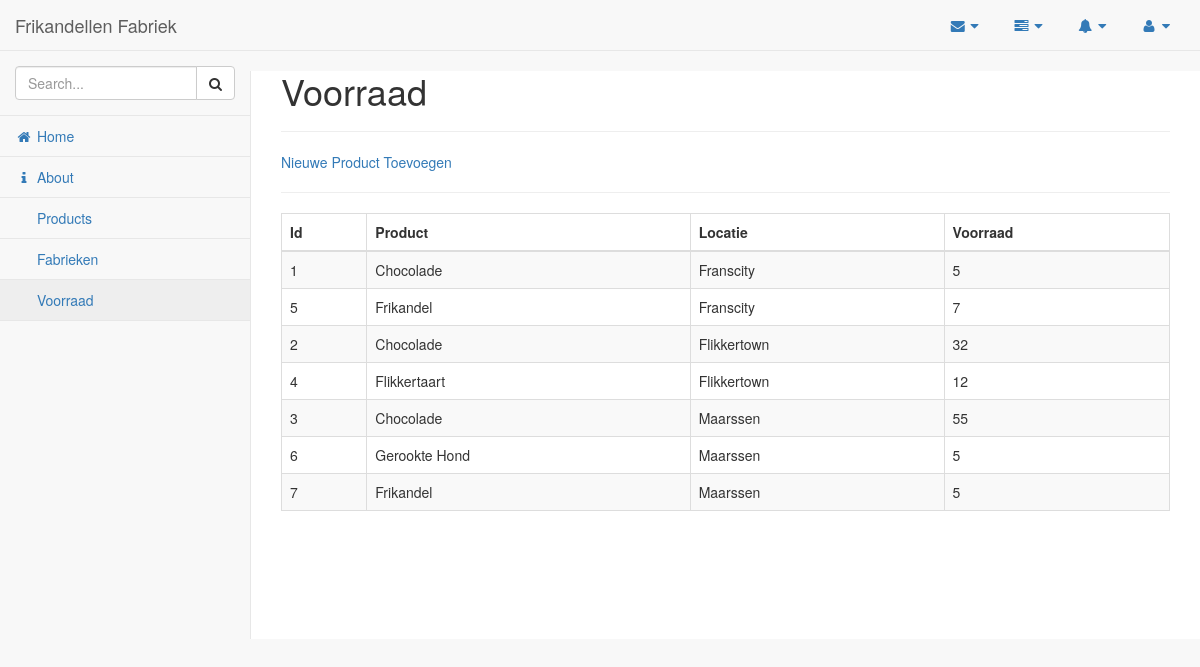
The page /Jaar3/ExamenTest/index.php?controller=voorraad&action=overview on the database its author committed.
### tables this page shows
CREATE TABLE `opslag_product` (
  `opslag_product_id` int(10) UNSIGNED NOT NULL,
  `product_id` int(11) UNSIGNED NOT NULL,
  `opslag_id` int(11) UNSIGNED NOT NULL,
  `voorraad` int(5) NOT NULL
);

CREATE TABLE `product` (
  `product_id` int(11) UNSIGNED NOT NULL,
  `fabriek_id` int(11) NOT NULL,
  `product` varchar(50) NOT NULL,
  `prijs` int(11) UNSIGNED NOT NULL
);

CREATE TABLE `opslag` (
  `opslag_id` int(11) UNSIGNED NOT NULL,
  `locatie` varchar(100) NOT NULL
);

### Jaar3/ExamenTest/libs/functions.php (called while the page is built, shortened)
<?php
function loadView($path , $vars = [])
{
	$viewPath = APP_PATH . '/views/' . $path . '.php';
	extract($vars);
	include $viewPath;
}
?>

### Jaar3/ExamenTest/controllers/VoorraadController.php (called while the page is built, shortened)
<?php
class VoorraadController{
  private $VoorraadModel;
  public function __construct(){
    require_once(APP_PATH . '/models/VoorraadModel.php');
    $this->VoorraadModel = new VoorraadModel();
  }
public function overview(){
  $voorraad = $this->VoorraadModel->getAll();
  loadView('voorraad/overview', ['voorraad' => $voorraad]);
}
}
?>

### Jaar3/ExamenTest/models/VoorraadModel.php (called while the page is built, shortened)
<?php
class VoorraadModel
{
	public function getAll()
	{
		$conn  = getDbConnection();
		$stmt = $conn->prepare("SELECT *, opslag_product.voorraad AS OPvoorraad FROM ((opslag_product INNER JOIN product ON product.product_id = opslag_product.product_id) INNER JOIN opslag ON opslag.opslag_id = opslag_product.opslag_id)");
		$stmt->execute();
		$arr = $stmt->fetchAll(PDO::FETCH_OBJ);
		return $arr;
	}
}
?>

### Jaar3/ExamenTest/views/voorraad/overview.php (the view)
<h1>Voorraad</h1>
<hr>
<p><a href='index.php?controller=Voorraad&action=addForm'>Nieuwe Product Toevoegen</a></p>
<hr>
<table class='table table-striped table-bordered table-hover'>
	<thead>
		<tr>
			<th>Id</th>
			<th>Product</th>
			<th>Locatie</th>
			<th>Voorraad</th>
		</tr>
	</thead>
	<tbody>
		<?php foreach ($voorraad as $row): ?>
		<tr>
			<td><?php echo $row->opslag_product_id ?></td>
			<td><?php echo $row->product ?></td>
			<td><?php echo $row->locatie ?></td>
			<td><?php echo $row->OPvoorraad ?></td>
		</tr>
		<?php endforeach; ?>
	</tbody>
</table>

### rows shown on the page
opslag_product: opslag_product_id "1", product.product "Chocolade", opslag.locatie "Franscity", voorraad "5"
opslag_product: opslag_product_id "5", product.product "Frikandel", opslag.locatie "Franscity", voorraad "7"
opslag_product: opslag_product_id "2", product.product "Chocolade", opslag.locatie "Flikkertown", voorraad "32"
opslag_product: opslag_product_id "4", product.product "Flikkertaart", opslag.locatie "Flikkertown", voorraad "12"
opslag_product: opslag_product_id "3", product.product "Chocolade", opslag.locatie "Maarssen", voorraad "55"
opslag_product: opslag_product_id "6", product.product "Gerookte Hond", opslag.locatie "Maarssen", voorraad "5"
opslag_product: opslag_product_id "7", product.product "Frikandel", opslag.locatie "Maarssen", voorraad "5"
